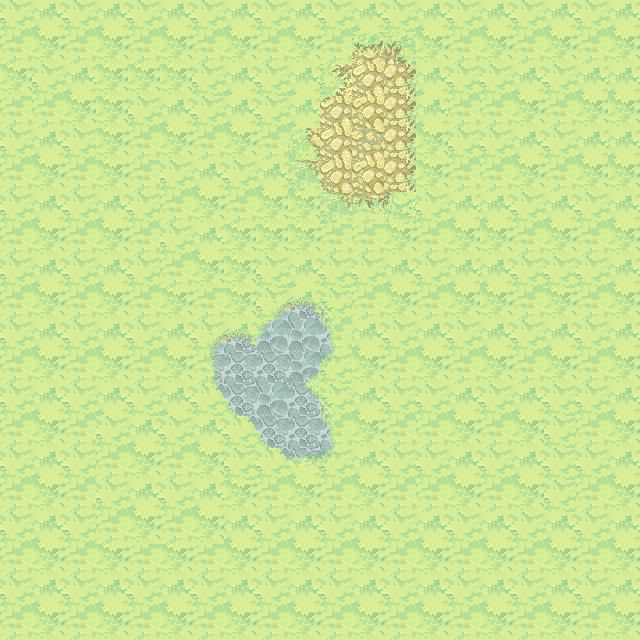

Below is a game level as drawn by its tile map, then a one-line description and the .tmx that defines it (tile-layer data replaced by summaries):
An orthogonal 20x20 tile map with 32x32 px tiles, 1 tile layer (background), 1 hidden layer not drawn, 6 tilesets.

<map version="1.0" orientation="orthogonal" renderorder="right-down" width="20" height="20" tilewidth="32" tileheight="32" nextobjectid="16">
 <tileset firstgid="1" name="ObjectLayer" tilewidth="32" tileheight="32" tilecount="84" columns="14">
  <image source="ObjectLayer.png" width="477" height="219" />
 </tileset>
 <tileset firstgid="85" name="ground_tiles" tilewidth="32" tileheight="32" tilecount="441" columns="21">
  <image source="ground_tiles.png" width="672" height="701" />
  <terraintypes>
   <terrain name="pradera" tile="43" />
   <terrain name="tierra" tile="106" />
   <terrain name="agua" tile="191" />
   <terrain name="piedra" tile="67" />
   <terrain name="mancha tierra" tile="34" />
   <terrain name="mancha gris" tile="99" />
   <terrain name="piedra marron" tile="274" />
  </terraintypes>
  <tile id="12" terrain="1,1,1,4" />
  <tile id="13" terrain="1,1,4,4" />
  <tile id="14" terrain="1,1,4,1" />
  <tile id="15" terrain="4,4,4,1" />
  <tile id="16" terrain="4,4,1,4" />
  <tile id="33" terrain="1,4,1,4" />
  <tile id="34" terrain="4,4,4,4" />
  <tile id="35" terrain="4,1,4,1" />
  <tile id="36" terrain="4,1,4,4" />
  <tile id="37" terrain="1,4,4,4" />
  <tile id="43" terrain="0,0,0,0" />
  <tile id="44" terrain="0,0,0,0" />
  <tile id="54" terrain="1,4,1,1" />
  <tile id="55" terrain="4,4,1,1" />
  <tile id="56" terrain="4,1,1,1" />
  <tile id="64" terrain="0,0,0,0" />
  <tile id="65" terrain="0,0,0,0" />
  <tile id="67" terrain="3,3,3,3" />
  <tile id="72" terrain="0,0,0,1" />
  <tile id="73" terrain="0,0,1,0" />
  <tile id="90" terrain="0,0,0,1" />
  <tile id="91" terrain="0,0,1,1" />
  <tile id="92" terrain="0,0,1,0" />
  <tile id="93" terrain="0,1,0,0" />
  <tile id="94" terrain="1,0,0,0" />
  <tile id="96" terrain="1,1,1,5" />
  <tile id="97" terrain="1,1,5,5" />
  <tile id="98" terrain="1,1,5,1" />
  <tile id="106" terrain="1,1,1,1" />
  <tile id="107" terrain="1,1,1,1" />
  <tile id="108" terrain="1,1,1,1" />
  <tile id="111" terrain="0,1,0,1" />
  <tile id="113" terrain="1,0,1,0" />
  <tile id="114" terrain="1,1,1,0" />
  <tile id="115" terrain="1,1,0,1" />
  <tile id="117" terrain="1,5,1,5" />
  <tile id="119" terrain="5,1,5,1" />
  <tile id="120" terrain="1,5,5,1" />
  <tile id="121" terrain="5,1,1,5" />
  <tile id="127" terrain="1,1,1,1" />
  <tile id="128" terrain="1,1,1,1" />
  <tile id="129" terrain="1,1,1,1" />
  <tile id="132" terrain="0,1,0,0" />
  <tile id="133" terrain="1,1,0,0" />
  <tile id="134" terrain="1,0,0,0" />
  <tile id="135" terrain="1,0,1,1" />
  <tile id="136" terrain="0,1,1,1" />
  <tile id="137" terrain=",,2," />
  <tile id="138" terrain="1,5,1,1" />
  <tile id="139" terrain="5,5,1,1" />
  <tile id="140" terrain="5,1,1,1" />
  <tile id="141" terrain="5,1,1,5" />
  <tile id="142" terrain="1,5,5,1" />
  <tile id="148" terrain="1,1,1,1" />
  <tile id="149" terrain="1,1,1,1" />
  <tile id="150" terrain="1,1,1,1" />
  <tile id="158" terrain="2,,," />
  <tile id="174" terrain="0,0,0,2" />
  <tile id="175" terrain="0,0,2,2" />
  <tile id="176" terrain="0,0,2,0" />
  <tile id="177" terrain="0,0,0,0" />
  <tile id="190" terrain="2,2,2,2" />
  <tile id="191" terrain="2,2,2,2" />
  <tile id="192" terrain=",,,3" />
  <tile id="193" terrain=",,3,3" />
  <tile id="194" terrain=",,3," />
  <tile id="195" terrain="0,2,0,2" />
  <tile id="196" terrain="2,2,2,2" />
  <tile id="197" terrain="2,0,2,0" />
  <tile id="198" terrain="0,2,2,2" />
  <tile id="199" terrain="2,0,2,2" />
  <tile id="211" terrain="2,2,2,2" />
  <tile id="212" terrain="2,2,2,2" />
  <tile id="213" terrain=",3,,3" />
  <tile id="214" terrain="2,2,2,2" />
  <tile id="215" terrain="3,,3," />
  <tile id="216" terrain="0,2,0,0" />
  <tile id="217" terrain="2,2,0,0" />
  <tile id="218" terrain="2,0,0,0" />
  <tile id="219" terrain="2,2,0,2" />
  <tile id="220" terrain="2,2,2,0" />
  <tile id="234" terrain=",3,," />
  <tile id="235" terrain="3,3,," />
  <tile id="236" terrain="3,,," />
  <tile id="258" terrain="0,0,0,0" />
  <tile id="259" terrain="0,0,6,6" />
  <tile id="260" terrain="0,0,6,0" />
  <tile id="262" terrain="6,0,6,0" />
  <tile id="274" terrain="6,6,6,6" />
  <tile id="275" terrain="6,6,6,6" />
  <tile id="277" terrain="6,6,6,0" />
  <tile id="278" terrain="0,6,0,6" />
  <tile id="279" terrain="0,6,0,6" />
  <tile id="280" terrain="6,6,6,6" />
  <tile id="281" terrain="6,6,6,0" />
  <tile id="282" terrain="6,6,6,0" />
  <tile id="283" terrain="6,6,0,6" />
  <tile id="295" terrain="6,6,6,6" />
  <tile id="296" terrain="6,6,6,6" />
  <tile id="298" terrain="6,0,6,6" />
  <tile id="299" terrain="0,6,6,6" />
  <tile id="300" terrain="0,6,0,0" />
  <tile id="301" terrain="6,6,0,0" />
  <tile id="302" terrain="6,0,0,0" />
  <tile id="303" terrain="6,0,6,6" />
  <tile id="304" terrain="0,6,6,6" />
 </tileset>
 <tileset firstgid="526" name="Extra_Unfinished4" tilewidth="32" tileheight="32" tilecount="88" columns="11">
  <image source="Extra_Unfinished4.png" width="360" height="266" />
 </tileset>
 <tileset firstgid="614" name="Cliff_tileset" tilewidth="32" tileheight="32" tilecount="240" columns="15">
  <image source="Cliff_tileset.png" width="503" height="518" />
 </tileset>
 <tileset firstgid="854" name="graphics-tiles-waterflow" tilewidth="32" tileheight="32" tilecount="81" columns="9">
  <image source="graphics-tiles-waterflow.png" width="319" height="293" />
 </tileset>
 <tileset firstgid="935" name="meta_tiles" tilewidth="32" tileheight="32" spacing="1" margin="1" tilecount="2" columns="2">
  <image source="meta_tiles.png" width="67" height="34" />
  <tile id="0">
   <properties>
    <property name="colisionable" value="true" />
    <property name="objeto" value="piedra" />
   </properties>
  </tile>
  <tile id="1">
   <properties>
    <property name="colisionable" value="true" />
    <property name="objeto" value="agua" />
   </properties>
  </tile>
 </tileset>
 <layer name="background" width="20" height="20">
  <data>[400 cells, 400 non-empty, 33 distinct tile ids]</data>
 </layer>
 <layer name="meta tiles" width="20" height="20" visible="0">
  <data>[400 cells, 31 non-empty, 2 distinct tile ids]</data>
 </layer>
</map>
